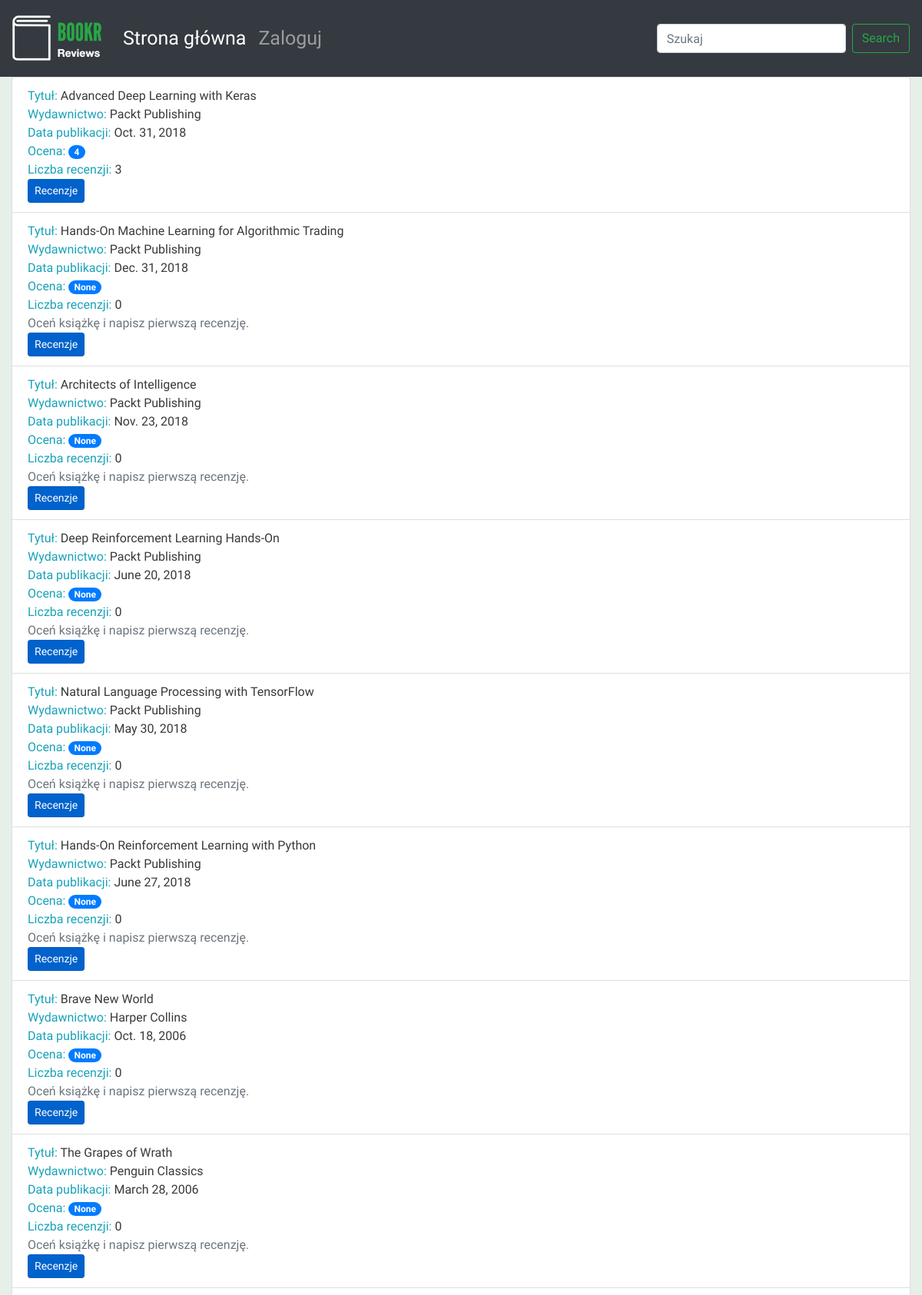
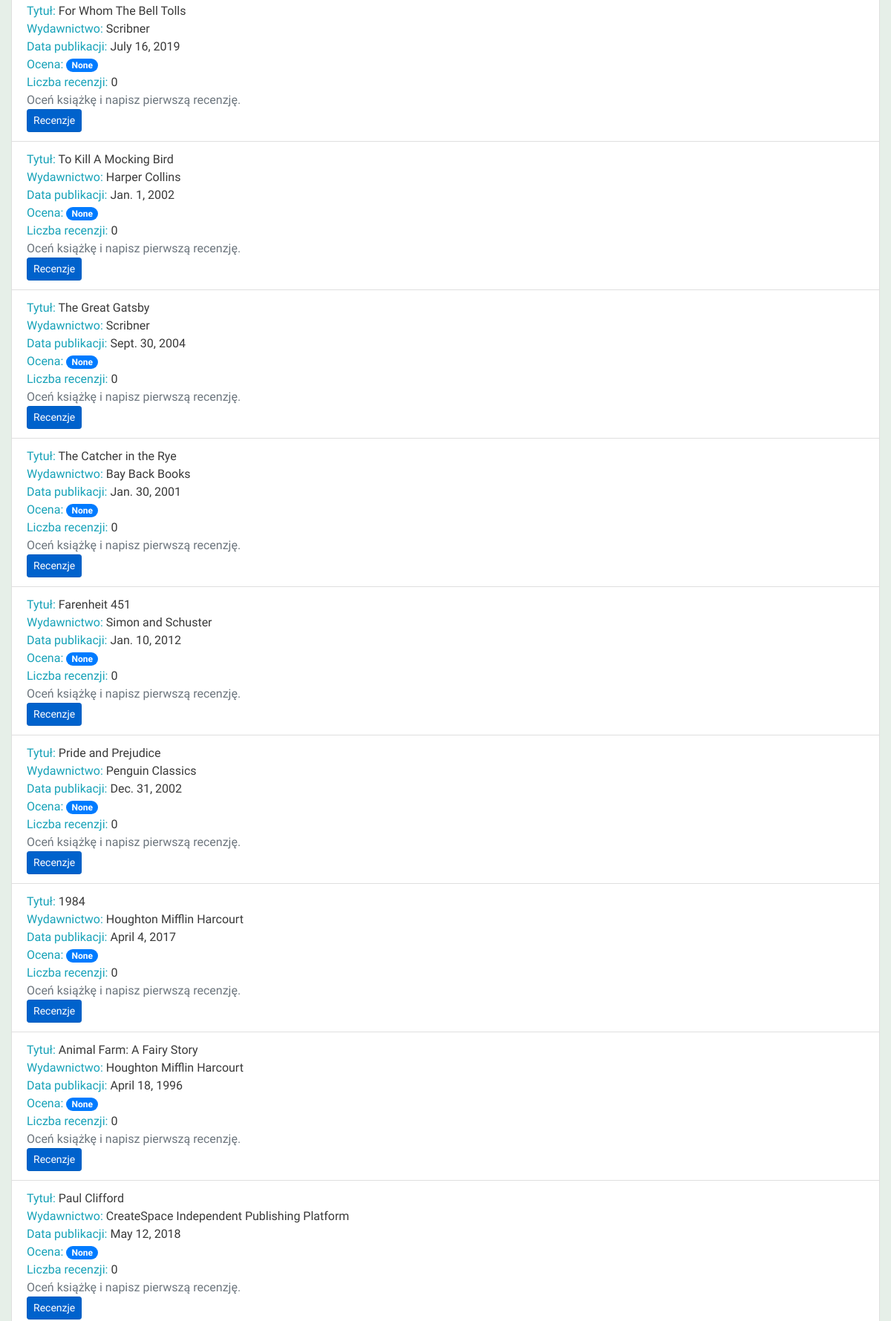
The page /books/ (upper part) on the database its author committed (2 pictures, top to bottom).
### reviews/models.py (models this page shows, shortened)
class Book(models.Model):
    title = models.CharField(max_length=70, help_text="Tytuł książki.")
    publication_date = models.DateField(verbose_name="Data publikacji książki.")
    isbn = models.CharField(max_length=20, verbose_name="Numer ISBN książki.")
    publisher = models.ForeignKey(Publisher, on_delete=models.CASCADE)
    contributors = models.ManyToManyField('Contributor', through="BookContributor")
    cover = models.ImageField(upload_to='book_covers/', null=True, blank=True)
    sample = models.FileField(upload_to='book_samples/', null=True, blank=True)

class Publisher(models.Model):
    name = models.CharField(max_length=50, help_text="Nazwa wydawnictwa.")
    website = models.URLField(help_text="Witryna wydawnictwa.")
    email = models.EmailField(help_text="Adres e-mail wydawnictwa.")
    def __str__(self):
        return self.name

### reviews/views.py (the view)
# urls.py: path('books/', book_list, name='book_list'),
def book_list(request):
    books = Book.objects.all()      # type: ignore
    book_list = []
    for book in books:
        reviews = book.review_set.all()
        if reviews:
            book_rating = average_rating([review.rating for review in reviews])
            number_of_reviews = len(reviews)
        else:
            book_rating = None
            number_of_reviews = 0
        book_list.append({"book": book,
                          "book_rating": book_rating,
                          "number_of_reviews": number_of_reviews})
        context = {
            "book_list": book_list
        }
    return render(request, 'reviews/book_list.html', context)

### reviews/utils.py (called while the page is built)
def average_rating(rating_list):
    if not rating_list:
        return 0
    return round(sum(rating_list)/len(rating_list))

### reviews/templates/reviews/book_list.html (shortened to what this page needs)
{% extends 'reviews/reviews_base.html' %}
{% block content %}
<ul class="list-group">
  {% for item in book_list %}
  <li class="list-group-item">
      <span class="text-info">Tytuł: </span> <span>{{ item.book.title }}</span>
      <br>
      <span class="text-info">Wydawnictwo: </span><span>{{ item.book.publisher }}</span>
      <br>
      <span class="text-info">Data publikacji: </span><span>{{ item.book.publication_date }}</span>
      <br>
      <span class="text-info">Ocena: </span><span class="badge badge-primary badge-pill">{{ item.book_rating }}</span>
      <br>
      <span class="text-info">Liczba recenzji: </span><span>{{ item.number_of_reviews }}</span>
      <br>
      {% if item.book_rating is null %}
      <span class="text-secondary">Oceń książkę i napisz pierwszą recenzję.</span>
      <br>
      {% endif %}
      <a class="btn btn-primary btn-sm active" role="button" aria-pressed="true" href="/books/{{ item.book.id }}/">Recenzje</a></li>
  {% endfor %}
</ul>
{% endblock %}

### static/main.css (style rules this page uses)
body { font-family: 'Source Sans Pro', sans-serif; background-color: #e6efe8; color: #393939; }

### rows shown on the page
Book: book "Advanced Deep Learning with Keras", book.publisher "Packt Publishing", book.publication_date "Oct. 31, 2018", book_rating "4", number_of_reviews "3"
Book: book "Hands-On Machine Learning for Algorithmic Trading", book.publisher "Packt Publishing", book.publication_date "Dec. 31, 2018", book_rating "None", number_of_reviews "0", shows "Oceń książkę i napisz pierwszą recenzję."
Book: book "Architects of Intelligence", book.publisher "Packt Publishing", book.publication_date "Nov. 23, 2018", book_rating "None", number_of_reviews "0", shows "Oceń książkę i napisz pierwszą recenzję."
Book: book "Deep Reinforcement Learning Hands-On", book.publisher "Packt Publishing", book.publication_date "June 20, 2018", book_rating "None", number_of_reviews "0", shows "Oceń książkę i napisz pierwszą recenzję."
Book: book "Natural Language Processing with TensorFlow", book.publisher "Packt Publishing", book.publication_date "May 30, 2018", book_rating "None", number_of_reviews "0", shows "Oceń książkę i napisz pierwszą recenzję."
Book: book "Hands-On Reinforcement Learning with Python", book.publisher "Packt Publishing", book.publication_date "June 27, 2018", book_rating "None", number_of_reviews "0", shows "Oceń książkę i napisz pierwszą recenzję."
Book: book "Brave New World", book.publisher "Harper Collins", book.publication_date "Oct. 18, 2006", book_rating "None", number_of_reviews "0", shows "Oceń książkę i napisz pierwszą recenzję."
Book: book "The Grapes of Wrath", book.publisher "Penguin Classics", book.publication_date "March 28, 2006", book_rating "None", number_of_reviews "0", shows "Oceń książkę i napisz pierwszą recenzję."
Book: book "For Whom The Bell Tolls", book.publisher "Scribner", book.publication_date "July 16, 2019", book_rating "None", number_of_reviews "0", shows "Oceń książkę i napisz pierwszą recenzję."
Book: book "To Kill A Mocking Bird", book.publisher "Harper Collins", book.publication_date "Jan. 1, 2002", book_rating "None", number_of_reviews "0", shows "Oceń książkę i napisz pierwszą recenzję."
Book: book "The Great Gatsby", book.publisher "Scribner", book.publication_date "Sept. 30, 2004", book_rating "None", number_of_reviews "0", shows "Oceń książkę i napisz pierwszą recenzję."
Book: book "The Catcher in the Rye", book.publisher "Bay Back Books", book.publication_date "Jan. 30, 2001", book_rating "None", number_of_reviews "0", shows "Oceń książkę i napisz pierwszą recenzję."
Book: book "Farenheit 451", book.publisher "Simon and Schuster", book.publication_date "Jan. 10, 2012", book_rating "None", number_of_reviews "0", shows "Oceń książkę i napisz pierwszą recenzję."
Book: book "Pride and Prejudice", book.publisher "Penguin Classics", book.publication_date "Dec. 31, 2002", book_rating "None", number_of_reviews "0", shows "Oceń książkę i napisz pierwszą recenzję."
Book: book "1984", book.publisher "Houghton Mifflin Harcourt", book.publication_date "April 4, 2017", book_rating "None", number_of_reviews "0", shows "Oceń książkę i napisz pierwszą recenzję."
Book: book "Animal Farm: A Fairy Story", book.publisher "Houghton Mifflin Harcourt", book.publication_date "April 18, 1996", book_rating "None", number_of_reviews "0", shows "Oceń książkę i napisz pierwszą recenzję."
Book: book "Paul Clifford", book.publisher "CreateSpace Independent Publishing Platform", book.publication_date "May 12, 2018", book_rating "None", number_of_reviews "0", shows "Oceń książkę i napisz pierwszą recenzję."
